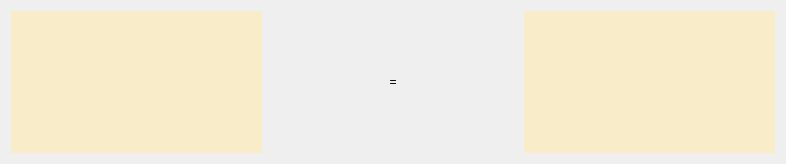
<?xml version="1.0" encoding="UTF-8"?>
<ui version="4.0">
 <class>Form</class>
 <widget class="QWidget" name="Form">
  <property name="geometry">
   <rect>
    <x>0</x>
    <y>0</y>
    <width>786</width>
    <height>164</height>
   </rect>
  </property>
  <property name="windowTitle">
   <string>Form</string>
  </property>
  <layout class="QHBoxLayout" name="horizontalLayout">
   <item>
    <widget class="QLabel" name="task">
     <property name="layoutDirection">
      <enum>Qt::LeftToRight</enum>
     </property>
     <property name="styleSheet">
      <string notr="true">font: 60pt &quot;Source Sans Pro&quot;;
background-color: rgb(249, 236, 200);</string>
     </property>
     <property name="text">
      <string/>
     </property>
     <property name="alignment">
      <set>Qt::AlignCenter</set>
     </property>
    </widget>
   </item>
   <item>
    <widget class="QLabel" name="equal">
     <property name="layoutDirection">
      <enum>Qt::LeftToRight</enum>
     </property>
     <property name="styleSheet">
      <string notr="true">font: 60pt &quot;Source Sans Pro&quot;;</string>
     </property>
     <property name="text">
      <string>=</string>
     </property>
     <property name="alignment">
      <set>Qt::AlignCenter</set>
     </property>
    </widget>
   </item>
   <item>
    <widget class="QLabel" name="result">
     <property name="layoutDirection">
      <enum>Qt::LeftToRight</enum>
     </property>
     <property name="styleSheet">
      <string notr="true">font: 60pt &quot;Source Sans Pro&quot;;
background-color: rgb(249, 236, 200);</string>
     </property>
     <property name="text">
      <string/>
     </property>
     <property name="alignment">
      <set>Qt::AlignCenter</set>
     </property>
    </widget>
   </item>
  </layout>
 </widget>
 <resources/>
 <connections/>
</ui>
